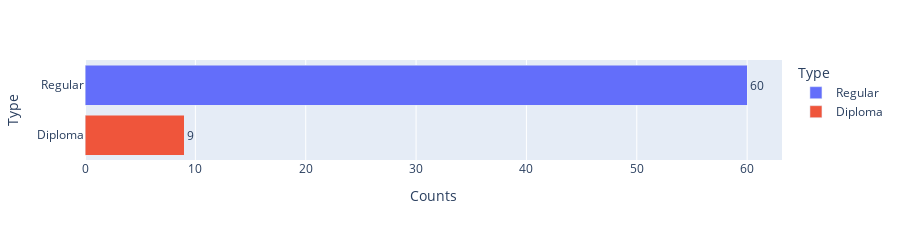

Write notebook code for a chart like this one.
### Code cell
counter['type'].value_counts()
df = counter['type'].value_counts().rename_axis('Type').reset_index(name='Counts')


fig_1 = px.bar(df,x='Counts',y ='Type',barmode='stack',orientation='h',height=210,text='Counts',color="Type")
fig_1.update_traces(texttemplate='%{text}',textposition='outside')

fig_1.show()

### Figure 1 — Plotly figure (JSON) as saved in the notebook; plotly's stock layout.template omitted (floating-point values rounded to 4 significant figures)
{"data": [{"alignmentgroup": "True", "hovertemplate": "Type=%{y}<br>Counts=%{text}<extra></extra>", "legendgroup": "Regular", "marker": {"color": "#636efa"}, "name": "Regular", "offsetgroup": "Regular", "orientation": "h", "showlegend": true, "text": [60], "textposition": "outside", "texttemplate": "%{text}", "type": "bar", "x": [60], "xaxis": "x", "y": ["Regular"], "yaxis": "y"}, {"alignmentgroup": "True", "hovertemplate": "Type=%{y}<br>Counts=%{text}<extra></extra>", "legendgroup": "Diploma", "marker": {"color": "#EF553B"}, "name": "Diploma", "offsetgroup": "Diploma", "orientation": "h", "showlegend": true, "text": [9], "textposition": "outside", "texttemplate": "%{text}", "type": "bar", "x": [9], "xaxis": "x", "y": ["Diploma"], "yaxis": "y"}], "layout": {"barmode": "stack", "height": 210, "legend": {"title": {"text": "Type"}, "tracegroupgap": 0}, "margin": {"t": 60}, "xaxis": {"anchor": "y", "domain": [0, 1], "title": {"text": "Counts"}}, "yaxis": {"anchor": "x", "categoryarray": ["Diploma", "Regular"], "categoryorder": "array", "domain": [0, 1], "title": {"text": "Type"}}}}
